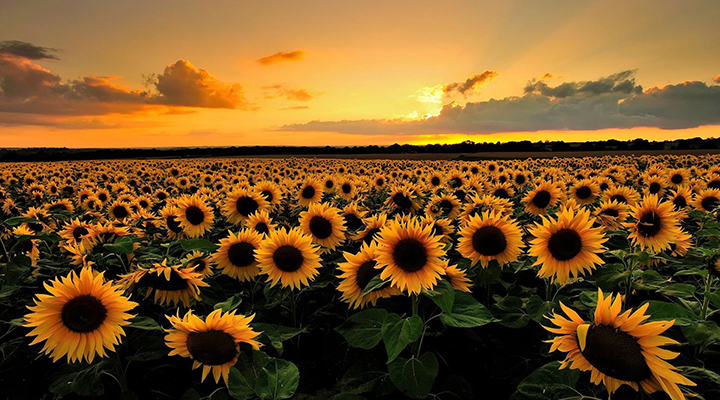
#> input picture Project 6 - Segmentation/girassol.jpg, 720 x 400 px
$ jupyter execute --allow-errors '[Segmentation].ipynb'
#> lines starting #> are read from the running program, lines starting #| are printed output that depends on the picture
# Câncer de pele

## Importar bibliotecas

[cell 1]
import pandas as pd
import numpy as np
import matplotlib.pyplot as plt
import matplotlib.image as mpimg
from sklearn.cluster import KMeans
import os
from sklearn.decomposition import PCA
from skimage import color, img_as_float
from skimage import exposure
from skimage import filters
from skimage import measure
import seaborn as sns
from mpl_toolkits.mplot3d import Axes3D
from yellowbrick.cluster import KElbowVisualizer
import plotly
import plotly.graph_objs as go
plotly.offline.init_notebook_mode()

### Testando pra ver se vai mesmo

[cell 2]
img=mpimg.imread('girassol.jpg')
#> img is the input picture: shape (400, 720, 3); mean R, G, B 119.4, 83.9, 36.6
imgplot = plt.imshow(img)

[cell 3]
data = img / 255

[cell 4]
data = data.reshape(400 * 720, 3)
data.shape
#> Out = (288000, 3)

[cell 5]
kmeans = KMeans(4)
kmeans.fit(data)
labels = kmeans.predict(data)

[cell 6]
new_colors = kmeans.cluster_centers_[kmeans.labels_]
recolored = new_colors.reshape(img.shape)
recolored.shape
#> Out = (400, 720, 3)

[cell 7]
fig, ax = plt.subplots(1, 2, figsize=(16, 6))
fig.subplots_adjust(wspace=0.05)
ax[0].imshow(img)
ax[0].set_title('Original Image', size=16)
ax[1].imshow(recolored)
ax[1].set_title('4-color Image', size=16);

ax[0].set_xticks([])
ax[0].set_yticks([])
ax[1].set_xticks([])
ax[1].set_yticks([])
#plt.imsave('girassol_4.png', recolored)
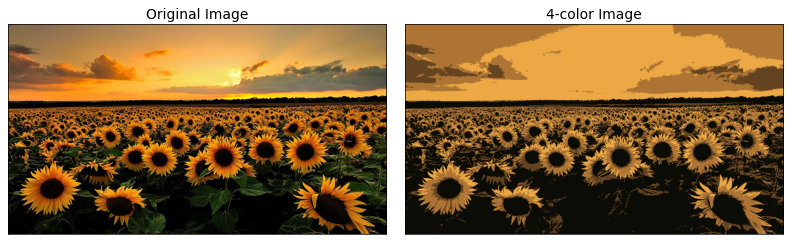
#> figure drawn by matplotlib, 2 panels
